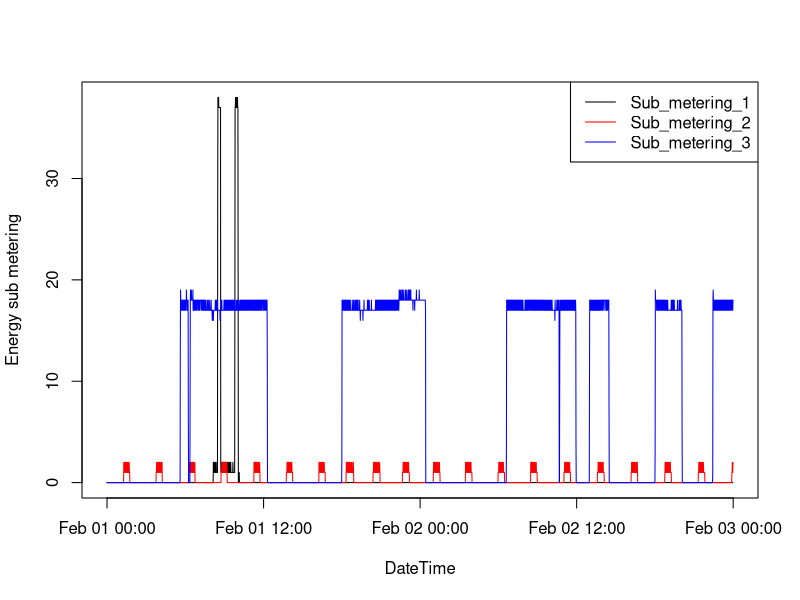

This chart was generated by the following R code:
# for each plot - retrieve pre-processed data
pdata <- read.csv("plotdata.txt")
library(lubridate)
pdata$DateTime <- ymd_hms(pdata$DateTime)

# plot3
#windows()
png("plot3.png")
with(pdata, {
	plot(DateTime,Sub_metering_1,ylab="Energy sub metering",type="l")
	lines(Sub_metering_2~DateTime,type="l",col="red")
	lines(Sub_metering_3~DateTime,type="l",col="blue")
	}
	)
legend("topright", pch = NULL, col = c("black","red","blue"), legend = c("Sub_metering_1", "Sub_metering_2","Sub_metering_3"),lty=c(1,1,1))
dev.off()
